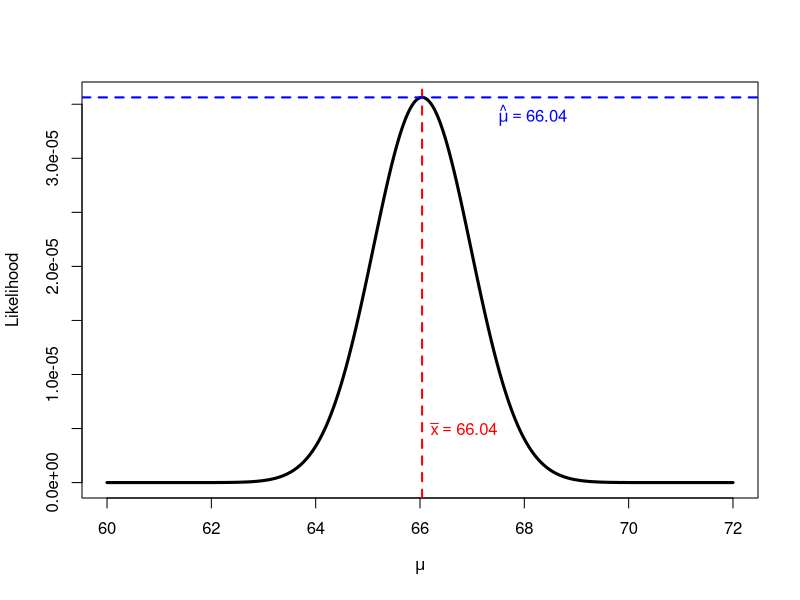
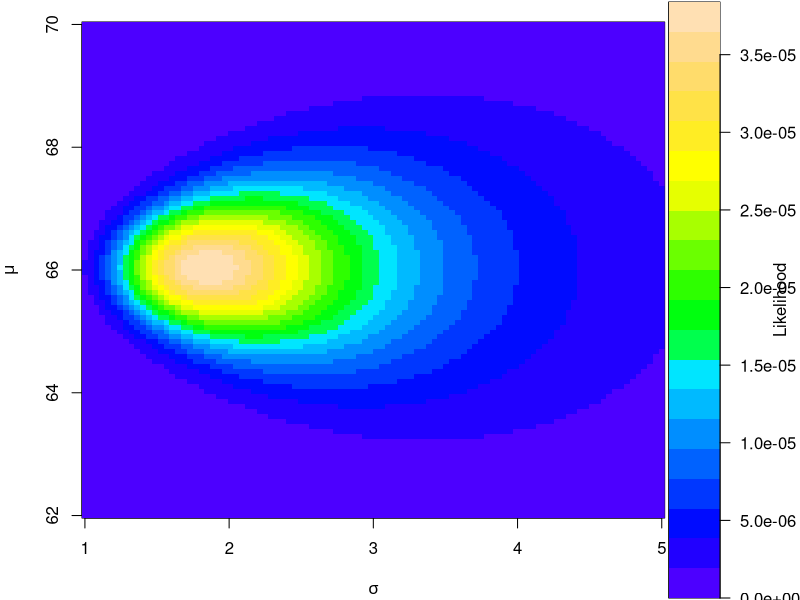
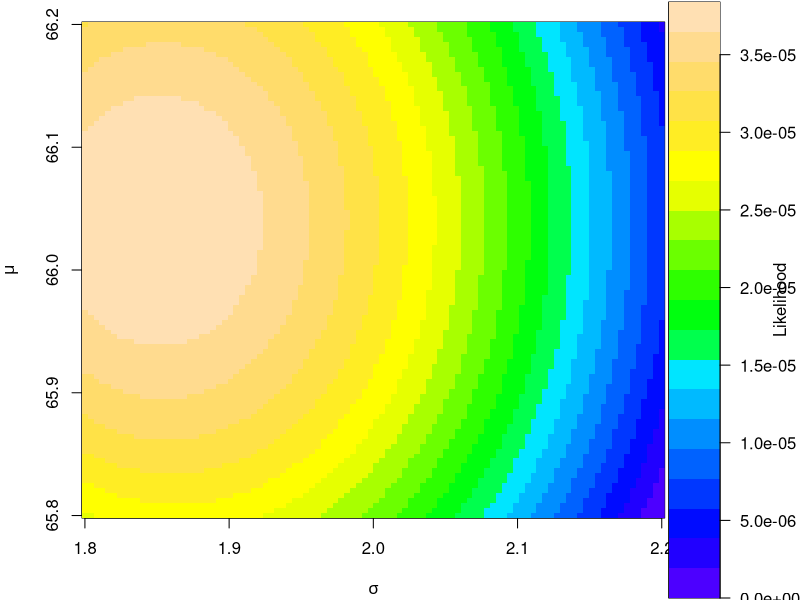
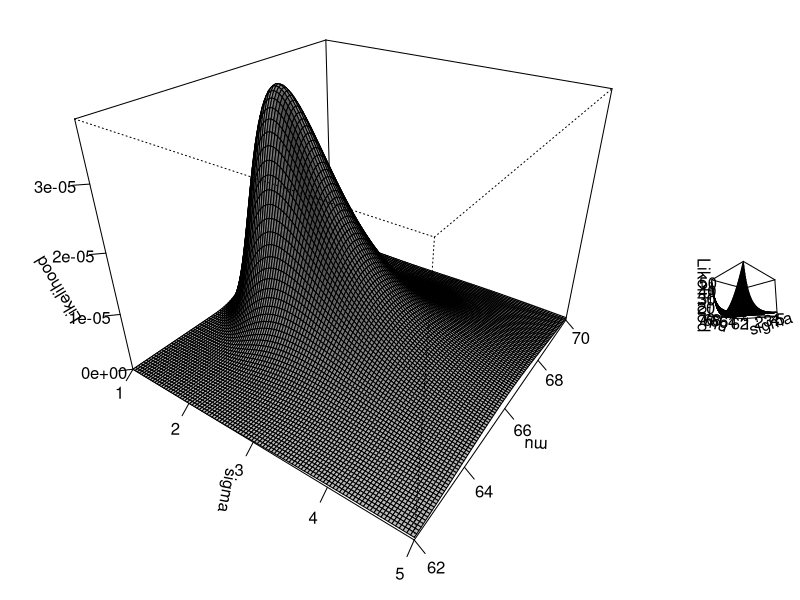

These charts were generated, in order, by the following R code:
## ---- chunk 1
a <- c(63.6, 66.5, 64.2, 67.6, 68.3)
mean(a)
## ---- chunk 2
sd(a)
## ---- chunk 3
samp.sd <- 2.1
dnorm(a, mean=64, sd=samp.sd)
## ---- chunk 4
dnorm(a, mean=66, sd=samp.sd)
## ---- chunk 5
dnorm(a, mean=68, sd=samp.sd)
## ---- chunk 6
prod(dnorm(a, mean=64, sd=samp.sd))
## ---- chunk 7
prod(dnorm(a, mean=66, sd=samp.sd))
## ---- chunk 8
prod(dnorm(a, mean=68, sd=samp.sd))
## ---- chunk 9
#| fig.width: 8
#| fig.height: 7
#| label: fig-likelihood1
#| fig-cap: 'The likelihood profile for the population mean $\mu$ given five observed values with sample mean $\bar{x}=66.04$ and sample SD $s=2.07$.'
#| fig-alt: 'The likelihood profile for the population mean $\mu$ given five observed values with sample mean $\bar{x}=66.04$ and sample SD $s=2.07$.'
#
# series of possible mu to test
test.mu <- seq(60, 72, by=0.01)

# number of possible mu
n <- length(test.mu)

# set up vector to hold likelihood
# function of each candidate mu
lik <- numeric(n)

# calculate likelihoods of mu's in a loop
for(i in 1:n){lik[i] <- prod(dnorm(a, test.mu[i], sd=samp.sd))}#i

# now plot the likelihood function vs. mu
plot(test.mu, lik, type="l", lwd=3,
     xlab=expression(mu),
     ylab="Likelihood")
abline(v=mean(a), lwd=2, lty=2, col="red")
text(66.2, 0.5e-5, expression(bar(x)==66.04), adj=0, col="red")
abline(h=lik[which.max(lik)], lty=2, lwd=2, col="blue")
text(67.5, 3.4e-5, expression(hat(mu)==66.04), adj=0, col="blue")
## ---- chunk 10
# range of population means to test
test.mu <- seq(62, 70, length=100)

# range of population SDs to test
test.sigma <- seq(1, 5, length=100)

# matrix to hold likelihood values
Lmat <- matrix(NA, nrow=100, ncol=100)

# fill LMat in a loop
for(i in 1:100){
  mu.i <- test.mu[i]
  for(j in 1:100){
    sigma.j <- test.sigma[j]
    Lmat[i,j] <- prod(dnorm(a, mean=mu.i, sd=sigma.j))
  }#j
}#i
## ---- chunk 11
#| fig-cap: 'The likelihood surface of a model with 2 parameters, $\mu$ and $\sigma$ resulting from a wide parameter search space,  shown as a heatmap with `image()`.'
#| fig-alt: 'The likelihood surface of a model with 2 parameters, $\mu$ and $\sigma$ resulting from a wide parameter search space,  shown as a heatmap with `image()`.'
#| label: fig-heat1


# make the heatmap

## sequence of breaks
brks <- seq(min(Lmat), max(Lmat), length=21)

## colors (length of brks - 1)
cols <- topo.colors(20)

# wide panel for plot, narrow panel for legend
layout(matrix(c(1, 2), nrow=1), widths=c(5, 1))

# likelihood surface
par(mar=c(4.1, 4.1, 1.1, 0.1))
image(x=test.sigma, y=test.mu, z=t(Lmat),
      breaks=brks, col=cols,
      xlab=expression(sigma),
      ylab=expression(mu))

# color legend
par(mar=c(0.1, 0.1, 0.1, 4))

image(
  x=1,
  y=brks,
  z=matrix(brks[-1], nrow=1),
  breaks=brks,
  col=cols,
  xaxt="n", yaxt="n",
  xlab="",
  ylab="Likelihood"
)
axis(4, las=1)
mtext("Likelihood", side=4, line=2.5)
## ---- chunk 12
#| fig-cap: 'The likelihood surface of a model with 2 parameters, $\mu$ and $\sigma$, with a narrowed parameter search space, shhown as a heatmap with `image()`.'
#| fig-alt: 'The likelihood surface of a model with 2 parameters, $\mu$ and $\sigma$, with a narrowed parameter search space, shhown as a heatmap with `image()`.'
#| label: fig-heat2

# range of population means to test
test.mu2 <- seq(65.8, 66.2, length=100)

# range of population SDs to test
test.sigma2 <- seq(1.8, 2.2, length=100)

# matrix to hold likelihood values
Lmat2 <- matrix(NA, nrow=100, ncol=100)

# fill LMat in a loop
for(i in 1:100){
  mu.i <- test.mu2[i]
  for(j in 1:100){
    sigma.j <- test.sigma2[j]
    Lmat2[i,j] <- prod(dnorm(a, mean=mu.i, sd=sigma.j))
  }#j
}#i

# make the heatmap

## sequence of breaks
brks2 <- seq(min(Lmat2), max(Lmat2), length=21)

## colors (length of brks - 1)
cols <- topo.colors(20)

# wide panel for plot, narrow panel for legend
layout(matrix(c(1, 2), nrow=1), widths=c(5, 1))

# likelihood surface
par(mar=c(4.1, 4.1, 1.1, 0.1))
image(x=test.sigma2, y=test.mu2, z=t(Lmat2),
      breaks=brks2, col=cols,
      xlab=expression(sigma),
      ylab=expression(mu))

# color legend
par(mar=c(0.1, 0.1, 0.1, 4))

image(
  x=1,
  y=brks,
  z=matrix(brks2[-1], nrow=1),
  breaks=brks2,
  col=cols,
  xaxt="n", yaxt="n",
  xlab="",
  ylab="Likelihood"
)
axis(4, las=1)
mtext("Likelihood", side=4, line=2.5)
## ---- chunk 13
#| fig-cap: 'The joint likelihood surface for a model with 2 parameters, $\mu$ and $\sigma$, given five observed values with sample mean $\bar{x}=66.04$ and sample SD $s=2.07$.'
#| fig-alt: 'The joint likelihood surface for a model with 2 parameters, $\mu$ and $\sigma$, given five observed values with sample mean $\bar{x}=66.04$ and sample SD $s=2.07$.'
#| label: fig-surface1

par(mar=c(2,2,1,1))
persp(
  test.sigma, test.mu, t(Lmat),
  xlab=expression(sigma),
  ylab=expression(mu),
  zlab="Likelihood",
  theta=35,
  phi=30,
  expand=0.8,
  ticktype="detailed",
  shade=0.4
)
## ---- chunk 14
#| fig-cap: "The log-likelihood surface for a model with 2 parameters, $mu$ and $sigma$."
#| label: fig-surface2

NLL <- -1 * log(t(Lmat))
par(mar=c(2,2,1,1))
persp(
  test.sigma, test.mu, NLL,
  xlab=expression(sigma),
  ylab=expression(mu),
  zlab="Likelihood",
  theta=-45,
  phi=-10,
  expand=0.8,
  ticktype="detailed",
  shade=0.4
)
